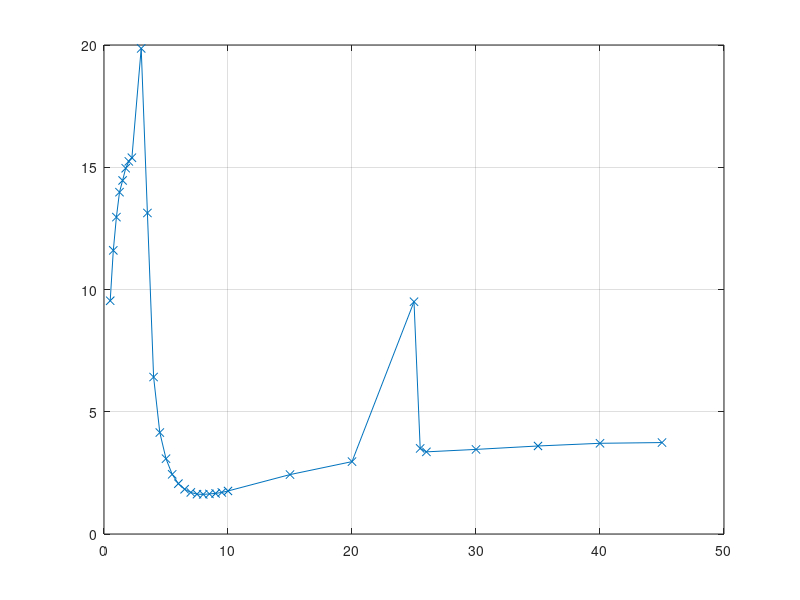

The MATLAB source for this figure: (Note: this script raises an error after producing the figure.)
clear all;
close all;
Zeit1=[0.5,0.75,1,1.25,1.5,1.75,2,2.25,3.00,3.5,4,4.5,5,5.5,6,6.5,7,7.5,8,8.5,9,9.5,10,15,20,25,25.5,26,30,35,40,45];

Werte1=[9.54,11.6,12.96,13.98,14.46,14.96,15.24,15.39,19.86,13.13,6.42,4.15,3.08,2.44,2.06,1.83,1.70,1.63,1.62,1.64,1.66,1.70,1.76,2.43,2.96,9.5,3.5,3.36,3.46,3.6,3.71,3.74];
Zeit2=[0,0.25,0.5,0.75,1,1.25,1.5,1.75,2,2.5,3,3.5,4,4.5,5,5.5,6,6.5,7,7.5,8,8.5,9,10,11];
Werte2=[3.99,3.92,4.34,4.63,4.81,4.99,5.15,5.34,5.47,5.79,6.15,6.38,6.68,6.97,7.24,7.30,5.7,4.42,4.25,4.38,4.12,4.1,4.1,4.3,4.3];
X=[10,20,30,40];
Y=[1.76,2.96,3.46,3.71];
X2=[0.5,5];
Y2=[4.34,7.24];

figure;
plot(Zeit1,Werte1,'-x');
grid on;
xline(2.5,'--');
xline(22.5,'--');
hold on;
line(X,Y);
xlabel('Zeit in min');
ylabel('Iout in mA');
title('Zeitverlauf Sensor 1');
subtitle('bei 2,5 min Einstellen des Gains auf maximalen Ausschlag | bei 22,5 min kurzes Ausschalten der Elektronik');
figure;
plot(Zeit1,4-Werte1);
grid on;


figure;
plot(Zeit2,Werte2,'-x');
grid on;
hold on;
xline(5.75,'--');
line(X2,Y2);
xlabel('Zeit in min');
ylabel('Iout in mA');
title('Zeitverlauf Sensor 2');
subtitle('Spülen mit Luft ab 5:45')